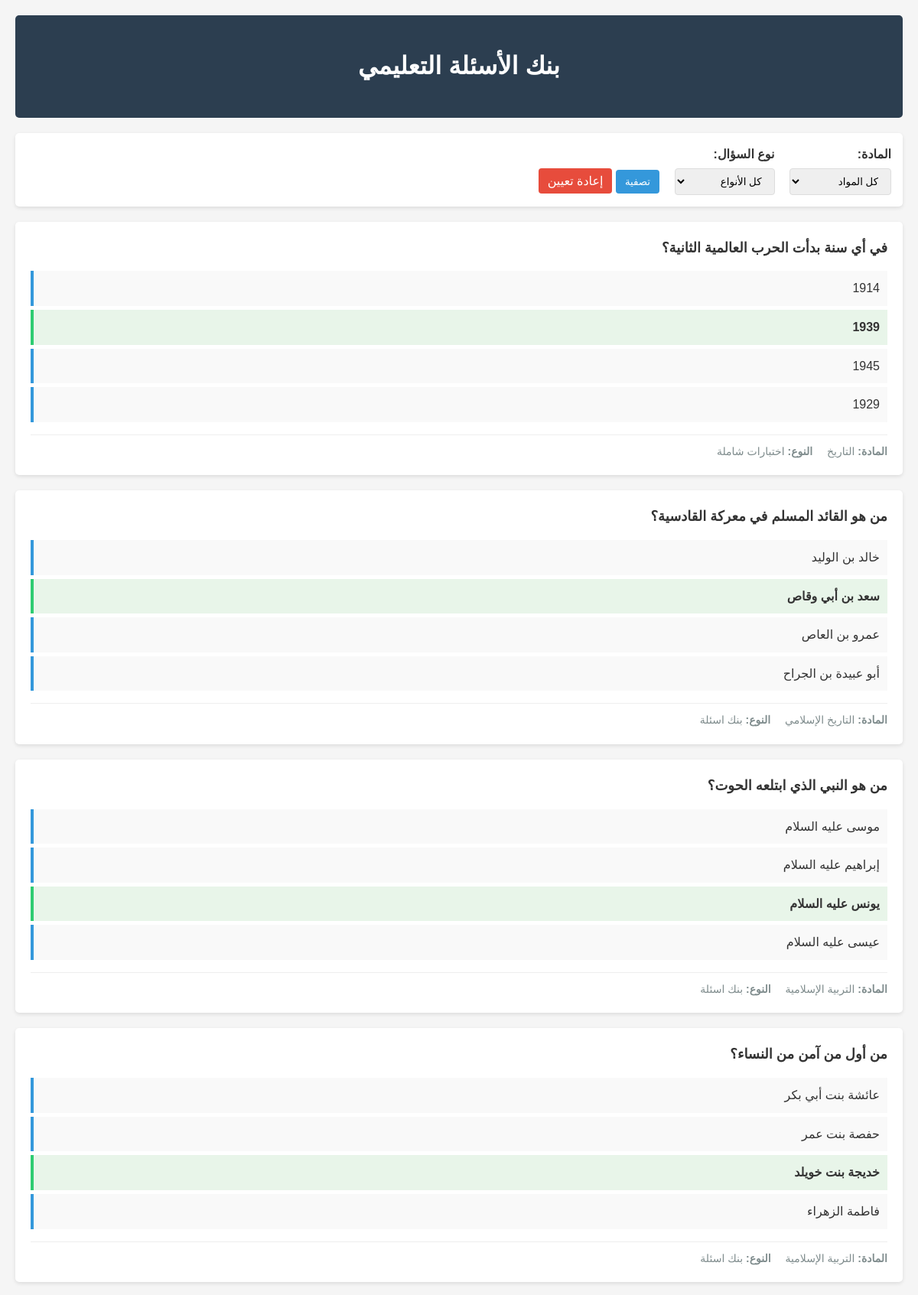
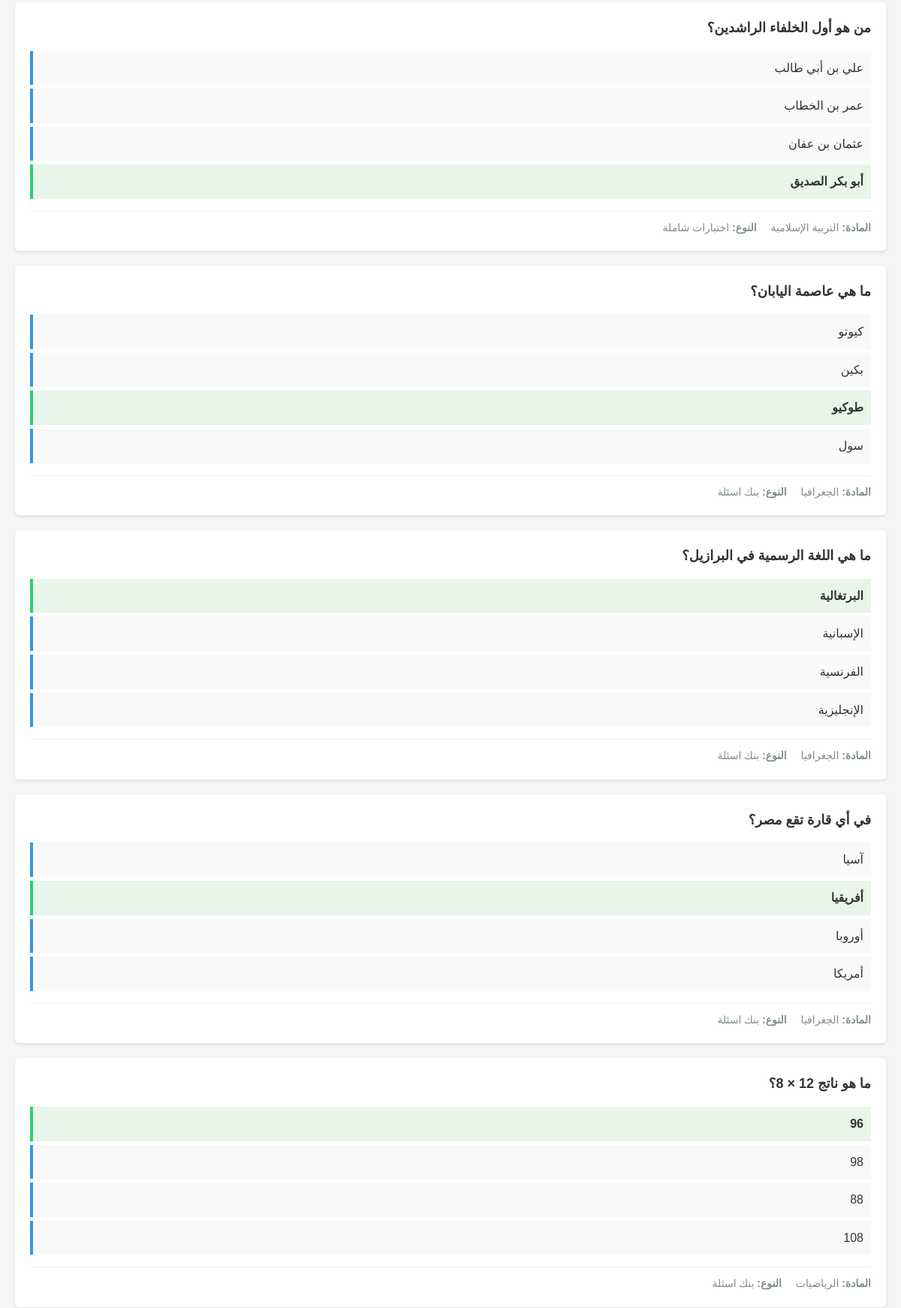
The page /student/questions.php (signed in, upper part) on the database its author committed (2 pictures, top to bottom).
### tables this page shows
CREATE TABLE `questions` (
  `id` int(11) NOT NULL,
  `question_text` text NOT NULL,
  `question_image` varchar(255) DEFAULT NULL,
  `option1` text NOT NULL,
  `option2` text NOT NULL,
  `option3` text NOT NULL,
  `option4` text NOT NULL,
  `correct_answer` int(1) NOT NULL COMMENT '1-4',
  `subject` varchar(100) NOT NULL,
  `lesson_name` varchar(255) NOT NULL,
  `lesson` varchar(100) DEFAULT NULL,
  `question_type` enum('بنك اسئلة','اختبارات شاملة','تحدى نفسك','إمتحان الوزارة') NOT NULL,
  `note1` text DEFAULT NULL,
  `note2` text DEFAULT NULL,
  `note3` text DEFAULT NULL,
  `note4` text DEFAULT NULL,
  `added_date` datetime NOT NULL DEFAULT current_timestamp(),
  `added_by` int(11) DEFAULT NULL COMMENT 'ID of admin who added'
);

### student/questions.php (the view, shortened to what this page needs)
<?php
require_once '../config.php';
$sql = "SELECT * FROM questions WHERE 1=1";
$params = [];
$sql .= " ORDER BY subject, question_type";
try {
    $stmt = $pdo->prepare($sql);
    $stmt->execute($params);
    $questions = $stmt->fetchAll(PDO::FETCH_ASSOC);
} catch (PDOException $e) {
    die("Error fetching questions: " . $e->getMessage());
}
?>
<!DOCTYPE html>
<html lang="ar" dir="rtl">
<head>
</head>
<body>
    <div class="container">
        <header>
            <h1>بنك الأسئلة التعليمي</h1>
        </header>
        <div class="filters">
            <form method="get" action="">
                <div class="filter-group">
                    <label for="subject">المادة:</label>
                    <select id="subject" name="subject">
                        <option value="">كل المواد</option>
                    </select>
                </div>
                <div class="filter-group">
                    <label for="type">نوع السؤال:</label>
                    <select id="type" name="type">
                        <option value="">كل الأنواع</option>
                    </select>
                </div>
                <div class="filter-group">
                    <button type="submit">تصفية</button>
                    <a href="?" class="reset-btn" style="padding: 8px 12px; text-decoration: none; color: white; border-radius: 4px;">إعادة تعيين</a>
                </div>
            </form>
        </div>
        <?php if (empty($questions)): ?>
            <div class="no-questions">
                <p>لا توجد أسئلة متاحة حسب معايير التصفية المحددة</p>
            </div>
        <?php else: ?>
            <?php foreach ($questions as $question): ?>
                <div class="question-card">
                    <div class="question-text"><?= nl2br(htmlspecialchars($question['question_text'])) ?></div>
                    <ul class="options-list">
                        <?php for ($i = 1; $i <= 4; $i++): ?>
                            <li class="option <?= $question['correct_answer'] == $i ? 'correct-option' : '' ?>">
                                <?= htmlspecialchars($question['option'.$i]) ?>
                            </li>
                        <?php endfor; ?>
                    </ul>
                    <div class="question-meta">
                        <span class="meta-item"><strong>المادة:</strong> <?= htmlspecialchars($question['subject']) ?></span>
                        <span class="meta-item"><strong>النوع:</strong> <?= htmlspecialchars($question['question_type']) ?></span>
                    </div>
                </div>
            <?php endforeach; ?>
        <?php endif; ?>
    </div>
</body>
</html>

### student/questions.php (style rules this page uses)
body { font-family: 'Arial', sans-serif; line-height: 1.6; margin: 0; padding: 0; background-color: #f5f5f5; color: #333; }
.container { max-width: 1200px; margin: 0 auto; padding: 20px; }
header { background-color: #2c3e50; color: white; padding: 20px; border-radius: 5px; margin-bottom: 20px; text-align: center; }
.filters { background-color: #fff; padding: 15px; border-radius: 5px; margin-bottom: 20px; box-shadow: 0 2px 5px rgba(0,0,0,0.1); }
.filter-group { display: inline-block; margin-left: 15px; }
label { display: block; margin-bottom: 5px; font-weight: bold; }
select, button { padding: 8px 12px; border-radius: 4px; border: 1px solid #ddd; }
button { background-color: #3498db; color: white; border: none; cursor: pointer; }
.reset-btn { background-color: #e74c3c; }
.question-card { background-color: white; border-radius: 5px; padding: 20px; margin-bottom: 20px; box-shadow: 0 2px 5px rgba(0,0,0,0.1); }
.question-text { font-weight: bold; margin-bottom: 15px; font-size: 18px; }
.options-list { list-style-type: none; padding: 0; }
.option { padding: 10px; margin-bottom: 5px; background-color: #f9f9f9; border-left: 4px solid #3498db; }
.correct-option { background-color: #e8f5e9; border-left: 4px solid #2ecc71; font-weight: bold; }
.question-meta { margin-top: 15px; padding-top: 10px; border-top: 1px solid #eee; font-size: 14px; color: #7f8c8d; }
.meta-item { display: inline-block; margin-left: 15px; }

### rows shown on the page
questions: question_text "في أي سنة بدأت الحرب العالمية الثانية؟", option1 "1914", option2 "1939", option3 "1945", option4 "1929", subject "التاريخ", question_type "اختبارات شاملة"
questions: question_text "من هو القائد المسلم في معركة القادسية؟", option1 "خالد بن الوليد", option2 "سعد بن أبي وقاص", option3 "عمرو بن العاص", option4 "أبو عبيدة بن الجراح", subject "التاريخ الإسلامي", question_type "بنك اسئلة"
questions: question_text "من هو النبي الذي ابتلعه الحوت؟", option1 "موسى عليه السلام", option2 "إبراهيم عليه السلام", option3 "يونس عليه السلام", option4 "عيسى عليه السلام", subject "التربية الإسلامية", question_type "بنك اسئلة"
questions: question_text "من أول من آمن من النساء؟", option1 "عائشة بنت أبي بكر", option2 "حفصة بنت عمر", option3 "خديجة بنت خويلد", option4 "فاطمة الزهراء", subject "التربية الإسلامية", question_type "بنك اسئلة"
questions: question_text "من هو أول الخلفاء الراشدين؟", option1 "علي بن أبي طالب", option2 "عمر بن الخطاب", option3 "عثمان بن عفان", option4 "أبو بكر الصديق", subject "التربية الإسلامية", question_type "اختبارات شاملة"
questions: question_text "ما هي عاصمة اليابان؟", option1 "كيوتو", option2 "بكين", option3 "طوكيو", option4 "سول", subject "الجغرافيا", question_type "بنك اسئلة"
questions: question_text "ما هي اللغة الرسمية في البرازيل؟", option1 "البرتغالية", option2 "الإسبانية", option3 "الفرنسية", option4 "الإنجليزية", subject "الجغرافيا", question_type "بنك اسئلة"
questions: question_text "في أي قارة تقع مصر؟", option1 "آسيا", option2 "أفريقيا", option3 "أوروبا", option4 "أمريكا", subject "الجغرافيا", question_type "بنك اسئلة"
questions: question_text "ما هو ناتج 12 × 8؟", option1 "96", option2 "98", option3 "88", option4 "108", subject "الرياضيات", question_type "بنك اسئلة"
